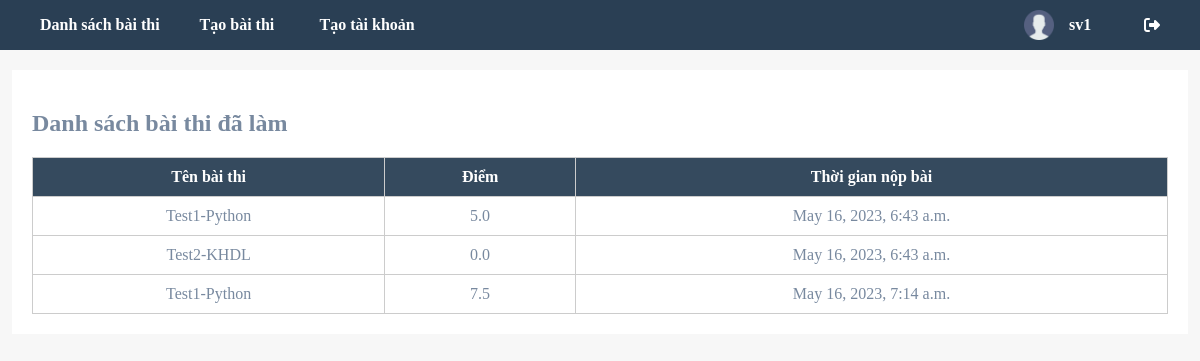
The app's page /history/ (signed in), older data.
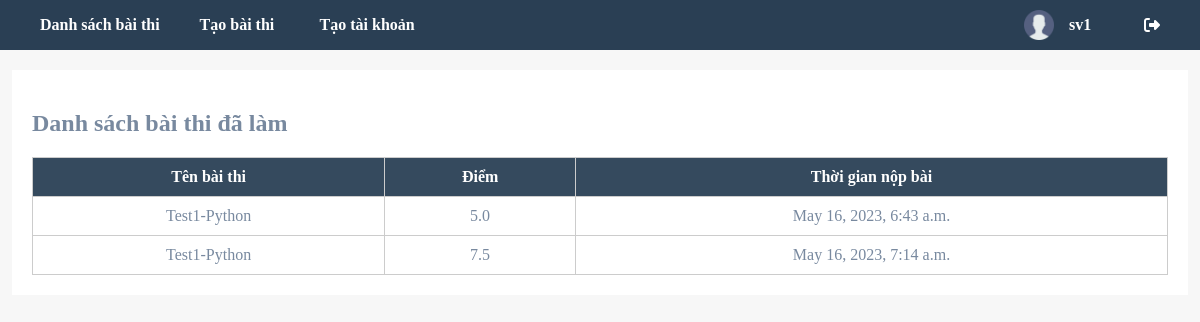
The same page, newer data.
### online_exam_app/models.py (models this page shows, shortened)
class Result(models.Model):
    IDResult = models.AutoField(primary_key=True)
    Grade = models.FloatField()
    SubmitTime = models.DateTimeField()
    Test = models.ForeignKey(Test, on_delete=models.CASCADE)
    User = models.ForeignKey(User, on_delete=models.CASCADE)
    History = models.ManyToManyField(Answer)

class Test(models.Model):
    IDTest = models.AutoField(primary_key=True)
    DateTest = models.DateTimeField()
    NumberQuestion = models.IntegerField()
    Time = models.IntegerField()
    TestName = models.TextField()
    Subject = models.ForeignKey(Subject, on_delete=models.CASCADE)
    User = models.ForeignKey(User, on_delete=models.CASCADE, null=True)

### online_exam_app/views.py (the view)
# urls.py: path('history/', views.HistoryDoTestPageView.as_view(), name='history'),
class HistoryDoTestPageView(View):
    template_name = 'history_do_test.html'
    def get(self, request):
        user = User.objects.get(username=request.session['username'])
        result_list = Result.objects.filter(User=user)
        return render(request,self.template_name,{'user':user,'result_list':result_list})

### online_exam_app/templates/history_do_test.html (shortened to what this page needs)
<!DOCTYPE html>
{% load static %}
<html lang="en">
<head>
  <link rel="stylesheet" href="{% static 'history_do_test.css' %}">
</head>
<body>
  {% include 'navbar.html' %}
    <div class="container">
        <h2>Danh sách bài thi đã làm</h2>
        <div class="history">
            <table>
                <thead>
                  <tr>
                    <th>Tên bài thi</th>
                    <th>Điểm</th>
                    <th>Thời gian nộp bài</th>
                  </tr>
                </thead>
                <tbody>
                  {% for result in result_list %}
                    <tr>
                       <td>{{result.Test.TestName}}</td>
                       <td>{{result.Grade}}</td>
                       <td>{{result.SubmitTime}}</td>
                    </tr>
                    {% endfor %}
                </tbody>
              </table>
    </div>
</body>
</html>

Row changes from the older to the newer data that the page shows:
removed Result: Test.TestName "Test2-KHDL", Grade "0.0", SubmitTime "May 16, 2023, 6:43 a.m."
